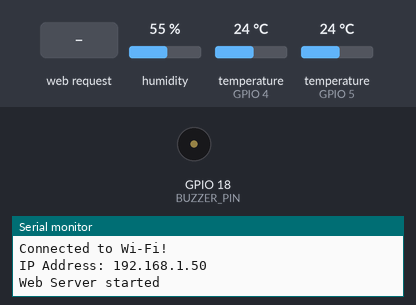
The sketch below on a simulated ESP32. Shown: buzzer (waves = sounding, pin HIGH), the last lines printed to the serial monitor. Inputs (shaded band) come from the test bench; at power-on: humidity 55 %, temperature (sensors on GPIO 4, GPIO 5) 24 °C. WiFi joins after 1.5 s; servers stay silent unless stated; random numbers use the default seed unless the sketch sets one. At 7.2 s the program restarts the board; the recording ends there.

Above: at 4.2 s.
4.3 s: HTTP request GET /data received
At 5.7 s:
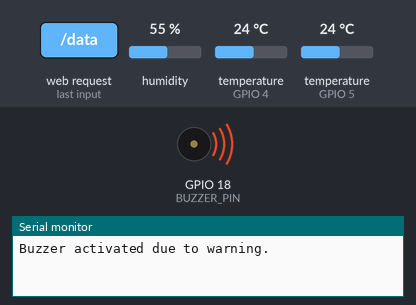
Timing chart, 0 to 7.2 s (numbered marks = the images above; inputs shaded):
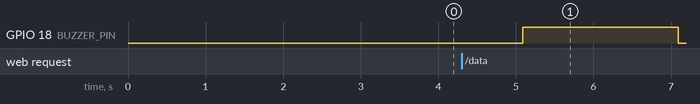

Measured:
- after the input at 4.3 s, GPIO 18 (BUZZER_PIN): LOW → HIGH after 0.79 s, → LOW 2.0 s later

The sketch:

main.ino
```cpp
#include <WiFi.h>
#include <WebServer.h>
#include <DHT.h>
#include <OneWire.h>
#include <DallasTemperature.h>
#include <Wire.h>
// REMOVED: #include <SparkFunMAX3010x.h> // Remove MAX3010x library

// ======================= Configuration =======================

// WiFi Credentials
const char* ssid     = "YOUR_SSID";       // Replace with your WiFi SSID
const char* password = "YOUR_PASSWORD";   // Replace with your WiFi Password

// Sensor Pins
#define DHTPIN        4    // GPIO4 for DHT22
#define DHTTYPE       DHT22
#define ONE_WIRE_BUS  5    // GPIO5 for DS18B20
#define BUZZER_PIN    18   // GPIO18 for Buzzer

// ********** NEW PULSE SENSOR PIN **********
#define PULSE_SENSOR_PIN 34 // Example analog pin on ESP32

// Create Instances
DHT dht(DHTPIN, DHTTYPE);
OneWire oneWire(ONE_WIRE_BUS);
DallasTemperature sensors(&oneWire);

// REMOVED: MAX3010x max30102;
WebServer server(80);

// Variables to store sensor data
float dhtTemperature = 0.0;
float dhtHumidity = 0.0;
float dsTemperature = 0.0;
int bpm = 0;
float spo2 = 0.0;
bool warning = false;

// Thresholds for warnings
const int BPM_MIN = 60;
const int BPM_MAX = 100;
const float SPO2_MIN = 95.0;
const float TEMP_MIN = 35.0;
const float TEMP_MAX = 37.5;
const float HUMIDITY_MIN = 20.0;
const float HUMIDITY_MAX = 80.0;

// ======================= Function Prototypes =======================
void handleSensorData();
String getSensorDataJson();
void connectToWiFi();
void startServer();
void readSensors();
void activateBuzzer(bool activate);

// ======================= Setup Function =======================
void setup() {
  // Initialize Serial Monitor
  Serial.begin(115200);
  delay(1000);
  Serial.println("ESP32 Sensor Monitoring Started");

  // Initialize Buzzer
  pinMode(BUZZER_PIN, OUTPUT);
  digitalWrite(BUZZER_PIN, LOW); // Buzzer off

  // Initialize Sensors
  dht.begin();
  sensors.begin();

  // ********** NO MAX30102 INITIALIZATION **********
  // Instead, just set up the analog pin for reading the pulse sensor
  pinMode(PULSE_SENSOR_PIN, INPUT);

  // Connect to WiFi
  connectToWiFi();

  // Start Web Server
  startServer();
}

// ======================= Main Loop =======================
void loop() {
  server.handleClient();
}

// ======================= WiFi Connection =======================
void connectToWiFi() {
  Serial.println();
  Serial.print("Connecting to Wi-Fi: ");
  Serial.println(ssid);

  WiFi.begin(ssid, password);

  int retry_count = 0;
  while (WiFi.status() != WL_CONNECTED) {
    delay(1000);
    Serial.print(".");
    retry_count++;
    if (retry_count > 30) { // Timeout after ~30 seconds
      Serial.println("\nFailed to connect to WiFi. Restarting...");
      ESP.restart();
    }
  }

  Serial.println("\nConnected to Wi-Fi!");
  Serial.print("IP Address: ");
  Serial.println(WiFi.localIP());
}

// ======================= Start Web Server =======================
void startServer() {
  server.on("/data", handleSensorData);
  server.begin();
  Serial.println("Web Server started");
}

// ======================= Handle /data Endpoint =======================
void handleSensorData() {
  Serial.println("Received /data request.");

  // Read sensor data
  readSensors();

  // Create JSON string manually
  String json = "{";
  json += "\"bpm\": " + String(bpm) + ",";
  json += "\"spo2\": " + String(spo2, 1) + ",";
  json += "\"bodyTemperature\": " + String(dsTemperature, 1) + ",";
  json += "\"weatherTemperature\": " + String(dhtTemperature, 1) + ",";
  json += "\"humidity\": " + String(dhtHumidity, 1) + ",";
  json += "\"warning\": " + String(warning ? "true" : "false");
  json += "}";

  // Print JSON to Serial Monitor
  Serial.println("Sending JSON response:");
  Serial.println(json);

  // Send JSON response with CORS header
  server.sendHeader("Access-Control-Allow-Origin", "*");
  server.send(200, "application/json", json);

  // Activate buzzer if warning
  activateBuzzer(warning);

  // Reset ESP32 after sending the response to handle sensor timing
  delay(100);
  ESP.restart();
}

// ======================= Read Sensors =======================
void readSensors() {
  // Read DHT22
  dhtTemperature = dht.readTemperature();
  dhtHumidity = dht.readHumidity();

  // Check if DHT22 readings are valid
  if (isnan(dhtTemperature) || isnan(dhtHumidity)) {
    Serial.println("Failed to read from DHT22 sensor!");
    dhtTemperature = 0.0;
    dhtHumidity = 0.0;
  }

  // Read DS18B20
  sensors.requestTemperatures();
  dsTemperature = sensors.getTempCByIndex(0);

  // Check if DS18B20 reading is valid
  if (dsTemperature == DEVICE_DISCONNECTED_C) {
    Serial.println("Failed to read from DS18B20 sensor!");
    dsTemperature = 0.0;
  }

  // ********** READ FROM PULSE SENSOR (ANALOG) **********
  int sensorValue = analogRead(PULSE_SENSOR_PIN);
  // Example: Map analog reading (0–4095 on ESP32) to BPM range (50–120)
  bpm = map(sensorValue, 0, 4095, 50, 120);

  // If BPM is outside a reasonable range, clamp it
  // So that we "edit it to the normal range" if inaccurate
  if (bpm < 60) bpm = 60;
  if (bpm > 100) bpm = 100;

  // ********** RANDOMIZE SpO2 IN NORMAL RANGE (95–99) **********
  // Keep one decimal for fun
  spo2 = 95.0 + random(0, 50) / 10.0; // random(0,50) => 0 to 49

  // Print BPM and SpO2
  Serial.print("BPM: ");
  Serial.print(bpm);
  Serial.print(" | SpO2: ");
  Serial.println(spo2);

  // Print DHT22 and DS18B20 readings
  Serial.print("DHT22 Temperature: ");
  Serial.print(dhtTemperature);
  Serial.print(" °C | Humidity: ");
  Serial.print(dhtHumidity);
  Serial.println(" %");

  Serial.print("DS18B20 Temperature: ");
  Serial.print(dsTemperature);
  Serial.println(" °C");

  // Determine if any readings exceed thresholds
  warning = false;

  if ((bpm < BPM_MIN || bpm > BPM_MAX) ||
      (spo2 < SPO2_MIN) ||
      (dsTemperature < TEMP_MIN || dsTemperature > TEMP_MAX) ||
      (dhtHumidity < HUMIDITY_MIN || dhtHumidity > HUMIDITY_MAX)) {
    warning = true;
    Serial.println("Warning: One or more sensor readings are out of threshold!");
  } else {
    Serial.println("All sensor readings are within normal thresholds.");
  }
}

// ======================= Activate Buzzer =======================
void activateBuzzer(bool activate) {
  if (activate) {
    digitalWrite(BUZZER_PIN, HIGH); // Turn buzzer on
    Serial.println("Buzzer activated due to warning.");
    // Keep the buzzer on for 2 seconds
    delay(2000);
    digitalWrite(BUZZER_PIN, LOW);  // Turn buzzer off
    Serial.println("Buzzer deactivated.");
  }
}
```
